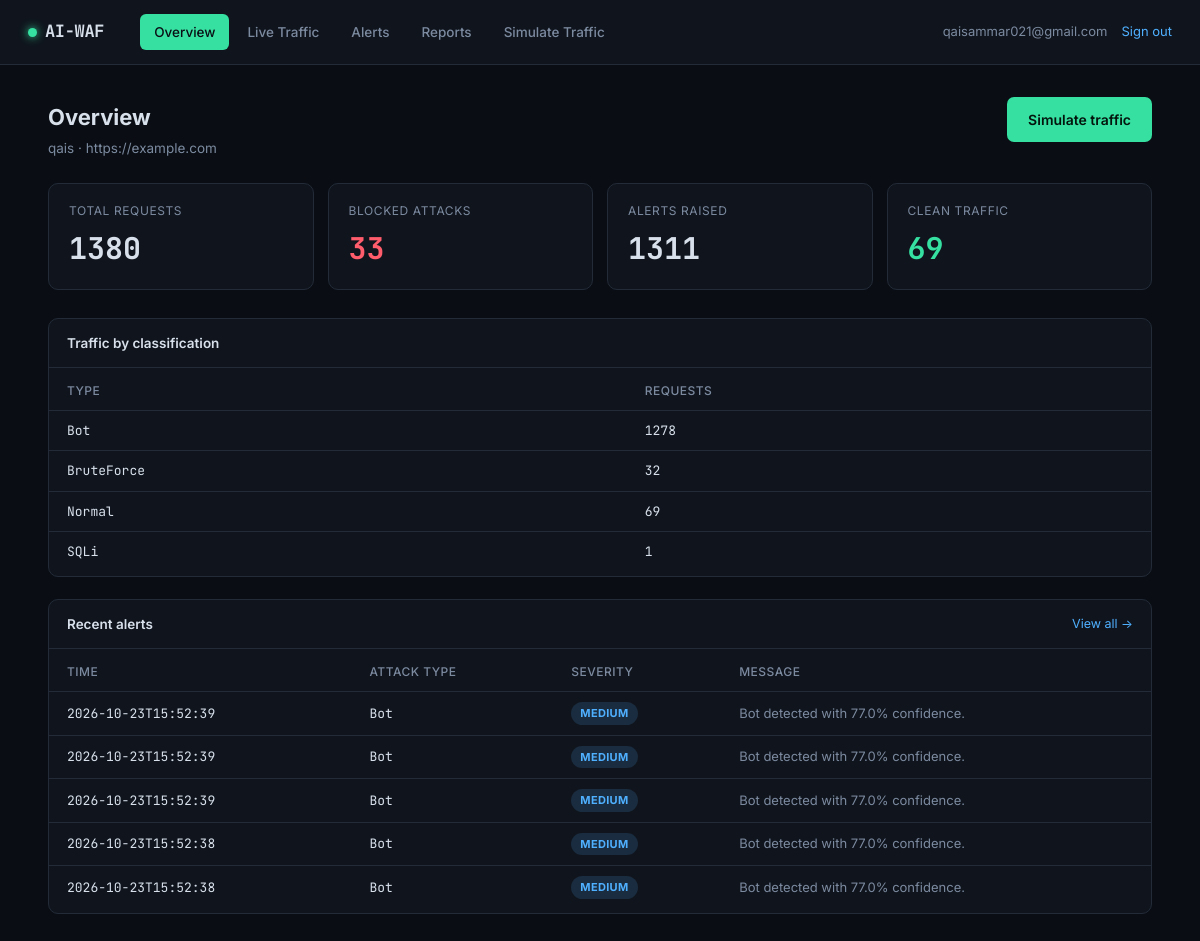
The page /dashboard (signed in) on the database its author committed.
### tables this page shows
CREATE TABLE companies (
    id INTEGER PRIMARY KEY AUTOINCREMENT,
    name TEXT NOT NULL,
    website_url TEXT NOT NULL,
    created_at TEXT NOT NULL
);

CREATE TABLE alerts (
    id INTEGER PRIMARY KEY AUTOINCREMENT,
    company_id INTEGER NOT NULL,
    log_id INTEGER,
    attack_type TEXT NOT NULL,
    severity TEXT NOT NULL,
    message TEXT NOT NULL,
    created_at TEXT NOT NULL,
    FOREIGN KEY (company_id) REFERENCES companies(id),
    FOREIGN KEY (log_id) REFERENCES logs(id)
);

### app.py (the view)
@app.route("/dashboard")
@login_required
def dashboard():
    stats = db.get_dashboard_stats(g.company_id)
    company = db.get_company(g.company_id)
    recent_alerts = db.get_alerts(g.company_id, limit=5)
    return render_template("dashboard.html", stats=stats, company=company, recent_alerts=recent_alerts)

### app.py (called while the page is built)
def login_required(view):
    @wraps(view)
    def wrapped(*args, **kwargs):
        if not session.get("admin_id"):
            return redirect(url_for("login"))
        return view(*args, **kwargs)
    return wrapped

@app.before_request
def load_company():
    g.company_id = session.get("company_id")

### database.py (called while the page is built)
@contextmanager
def get_conn():
    conn = sqlite3.connect(DB_PATH)
    conn.row_factory = sqlite3.Row
    conn.execute("PRAGMA foreign_keys = ON")
    try:
        yield conn
        conn.commit()
    finally:
        conn.close()

def get_company(company_id):
    with get_conn() as conn:
        row = conn.execute("SELECT * FROM companies WHERE id = ?", (company_id,)).fetchone()
        return dict(row) if row else None

def get_alerts(company_id, limit=100):
    with get_conn() as conn:
        rows = conn.execute(
            "SELECT * FROM alerts WHERE company_id = ? ORDER BY id DESC LIMIT ?",
            (company_id, limit),
        ).fetchall()
        return [dict(r) for r in rows]

def get_dashboard_stats(company_id):
    with get_conn() as conn:
        total = conn.execute("SELECT COUNT(*) c FROM logs WHERE company_id=?", (company_id,)).fetchone()["c"]
        blocked = conn.execute(
            "SELECT COUNT(*) c FROM logs WHERE company_id=? AND status='blocked'", (company_id,)
        ).fetchone()["c"]
        alerts = conn.execute("SELECT COUNT(*) c FROM alerts WHERE company_id=?", (company_id,)).fetchone()["c"]
        by_type = conn.execute(
            """SELECT COALESCE(layer2_result,'Normal') AS attack_type, COUNT(*) c
                FROM logs WHERE company_id=? GROUP BY attack_type""",
            (company_id,),
        ).fetchall()
        return {
            "total_requests": total,
            "blocked_attacks": blocked,
            "alerts": alerts,
            "by_type": {r["attack_type"]: r["c"] for r in by_type},
        }

### templates/dashboard.html (shortened to what this page needs)
{% extends "base.html" %}
{% block content %}
<div class="page-head">
  <div>
    <h1>Overview</h1>
    <p>{{ company.name }} · {{ company.website_url }}</p>
  </div>
  <a href="{{ url_for('simulate_page') }}" class="btn btn-primary">Simulate traffic</a>
</div>
<div class="stat-grid">
  <div class="stat-card">
    <div class="label">Total requests</div>
    <div class="value">{{ stats.total_requests }}</div>
  </div>
  <div class="stat-card alert">
    <div class="label">Blocked attacks</div>
    <div class="value">{{ stats.blocked_attacks }}</div>
  </div>
  <div class="stat-card">
    <div class="label">Alerts raised</div>
    <div class="value">{{ stats.alerts }}</div>
  </div>
  <div class="stat-card signal">
    <div class="label">Clean traffic</div>
    <div class="value">{{ stats.by_type.get('Normal', 0) }}</div>
  </div>
</div>
<div class="panel">
  <div class="panel-head">Traffic by classification</div>
  <div class="panel-body">
    {% if stats.by_type %}
    <table>
      <thead><tr><th>Type</th><th>Requests</th></tr></thead>
      <tbody>
        {% for type, count in stats.by_type.items() %}
        <tr><td>{{ type }}</td><td>{{ count }}</td></tr>
        {% endfor %}
      </tbody>
    </table>
    {% else %}
    <div class="empty">No traffic yet — try Simulate traffic to generate some.</div>
    {% endif %}
  </div>
</div>
<div class="panel">
  <div class="panel-head">Recent alerts <a href="{{ url_for('alerts') }}" style="font-weight:400; font-size:12.5px;">View all →</a></div>
  <div class="panel-body">
    {% if recent_alerts %}
    <table>
      <thead><tr><th>Time</th><th>Attack type</th><th>Severity</th><th>Message</th></tr></thead>
      <tbody>
        {% for a in recent_alerts %}
        <tr>
          <td>{{ a.created_at[:19] }}</td>
          <td>{{ a.attack_type }}</td>
          <td><span class="badge badge-{{ a.severity }}">{{ a.severity }}</span></td>
          <td style="font-family:var(--sans); color:var(--text-dim);">{{ a.message }}</td>
        </tr>
        {% endfor %}
      </tbody>
    </table>
    {% else %}
    <div class="empty">No alerts yet.</div>
    {% endif %}
  </div>
</div>
{% endblock %}

### templates/base.html (shortened to what this page needs)
<!doctype html>
<html lang="en">
<head>
  <link rel="stylesheet" href="{{ url_for('static', filename='css/style.css') }}">
</head>
<body>
  <div class="topbar">
    <div style="display:flex; align-items:center; gap:36px;">
      <a href="{{ url_for('dashboard') }}" class="brand"><span class="dot"></span>AI-WAF</a>
      <div class="topnav">
        <a href="{{ url_for('dashboard') }}" class="{{ 'active' if request.endpoint=='dashboard' }}">Overview</a>
        <a href="{{ url_for('logs') }}" class="{{ 'active' if request.endpoint=='logs' }}">Live Traffic</a>
        <a href="{{ url_for('alerts') }}" class="{{ 'active' if request.endpoint=='alerts' }}">Alerts</a>
        <a href="{{ url_for('reports') }}" class="{{ 'active' if request.endpoint=='reports' }}">Reports</a>
        <a href="{{ url_for('simulate_page') }}" class="{{ 'active' if request.endpoint=='simulate_page' }}">Simulate Traffic</a>
      </div>
    </div>
    <div class="topbar-right">
      <span>{{ session.get('email','') }}</span>
      <a href="{{ url_for('logout') }}">Sign out</a>
    </div>
  </div>
  <div class="shell">
    {% block content %}{% endblock %}
  </div>
</body>
</html>

### static/css/style.css (style rules this page uses)
:root { --bg: #0a0e14; --bg-panel: #10151d; --bg-panel-2: #151b25; --line: #232b38; --text: #d8e0eb; --text-dim: #7c8aa0; --signal: #35e0a1; --alert: #ff5c6c; --warn: #ffb84d; --accent: #4fb0ff; --mono: 'JetBrains Mono', ui-monospace, monospace; --sans: 'Inter', system-ui, -apple-system, sans-serif; }
* { box-sizing: border-box; }
html, body { margin: 0; background: var(--bg); color: var(--text); font-family: var(--sans); font-size: 15px; line-height: 1.5; }
a { color: var(--accent); text-decoration: none; }
.brand { display: inline-flex; align-items: center; gap: 8px; font-family: var(--mono); font-weight: 700; font-size: 17px; letter-spacing: -0.02em; color: var(--text); }
.brand .dot { width: 9px; height: 9px; border-radius: 50%; background: var(--signal); box-shadow: 0 0 8px var(--signal); }
.topbar { display: flex; align-items: center; justify-content: space-between; padding: 14px 28px; border-bottom: 1px solid var(--line); background: var(--bg-panel); }
.topnav { display: flex; gap: 4px; }
.topnav a { padding: 8px 14px; border-radius: 6px; color: var(--text-dim); font-size: 13.5px; font-weight: 500; }
.topnav a.active { color: var(--bg); background: var(--signal); }
.topbar-right { display: flex; align-items: center; gap: 14px; font-size: 13px; color: var(--text-dim); }
.shell { max-width: 1160px; margin: 0 auto; padding: 32px 28px 64px; }
.btn { display: inline-flex; align-items: center; gap: 8px; padding: 11px 20px; border-radius: 7px; font-weight: 600; font-size: 14px; border: 1px solid transparent; cursor: pointer; font-family: var(--sans); }
.btn-primary { background: var(--signal); color: #04150e; }
.page-head { display: flex; align-items: baseline; justify-content: space-between; margin-bottom: 24px; }
.page-head h1 { font-size: 22px; margin: 0; }
.page-head p { color: var(--text-dim); font-size: 13.5px; margin: 4px 0 0; }
.stat-grid { display: grid; grid-template-columns: repeat(4, 1fr); gap: 14px; margin-bottom: 28px; }
.stat-card { background: var(--bg-panel); border: 1px solid var(--line); border-radius: 10px; padding: 18px 20px; }
.stat-card .label { font-size: 12px; color: var(--text-dim); text-transform: uppercase; letter-spacing: 0.05em; }
.stat-card .value { font-family: var(--mono); font-size: 30px; font-weight: 700; margin-top: 6px; }
.stat-card.alert .value { color: var(--alert); }
.stat-card.signal .value { color: var(--signal); }
.panel { background: var(--bg-panel); border: 1px solid var(--line); border-radius: 10px; overflow: hidden; margin-bottom: 22px; }
.panel-head { padding: 14px 18px; border-bottom: 1px solid var(--line); font-size: 13.5px; font-weight: 600; display: flex; justify-content: space-between; align-items: center; }
.panel-body { padding: 4px 0; }
table { width: 100%; border-collapse: collapse; font-size: 13px; }
th { text-align: left; padding: 10px 18px; color: var(--text-dim); font-weight: 500; font-size: 12px; text-transform: uppercase; letter-spacing: 0.04em; border-bottom: 1px solid var(--line); }
td { padding: 10px 18px; border-bottom: 1px solid var(--line); font-family: var(--mono); }
tr:last-child td { border-bottom: none; }
.badge { display: inline-block; padding: 3px 9px; border-radius: 100px; font-size: 11px; font-weight: 700; font-family: var(--sans); text-transform: uppercase; letter-spacing: 0.03em; }
.badge-medium { background: rgba(79,176,255,0.15); color: var(--accent); }

### rows shown on the page
companies: name "qais", website_url "https://example.com"
alerts: created_at "2026-10-23T15:52:39", attack_type "Bot", severity "MEDIUM", message "Bot detected with 77.0% confidence."
alerts: created_at "2026-10-23T15:52:39", attack_type "Bot", severity "MEDIUM", message "Bot detected with 77.0% confidence."
alerts: created_at "2026-10-23T15:52:39", attack_type "Bot", severity "MEDIUM", message "Bot detected with 77.0% confidence."
alerts: created_at "2026-10-23T15:52:38", attack_type "Bot", severity "MEDIUM", message "Bot detected with 77.0% confidence."
alerts: created_at "2026-10-23T15:52:38", attack_type "Bot", severity "MEDIUM", message "Bot detected with 77.0% confidence."

### other values the page prints
{{ session.get('email','') }} "qaisammar021@gmail.com"
{{ stats.total_requests }} "1380"
{{ stats.blocked_attacks }} "33"
{{ stats.alerts }} "1311"
{{ stats.by_type.get('Normal', 0) }} "69"
{{ type }} "Bot" "BruteForce" "Normal" "SQLi"
{{ count }} "1278" "32" "69" "1"
